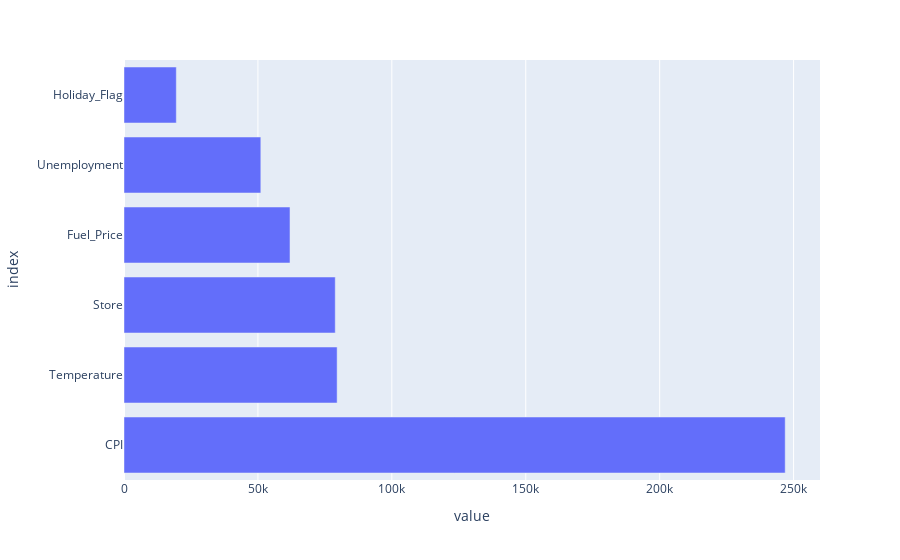

This figure's notebook cell:
### Code cell
coefs = pd.DataFrame(index = X_train.columns, data = model.coef_.transpose(), columns=["coefficients"])
feature_importance = abs(coefs).sort_values(by = 'coefficients',ascending=False)

fig = px.bar(feature_importance, orientation = 'h')
fig.update_layout(showlegend = False, 
                  margin = {'l': 120} # to avoid cropping of column names
                 )
fig.show()

### Figure 1 — Plotly figure (JSON) as saved in the notebook; plotly's stock layout.template omitted (floating-point values rounded to 4 significant figures)
{"data": [{"alignmentgroup": "True", "hovertemplate": "variable=coefficients<br>value=%{x}<br>index=%{y}<extra></extra>", "legendgroup": "coefficients", "marker": {"color": "#636efa", "pattern": {"shape": ""}}, "name": "coefficients", "offsetgroup": "coefficients", "orientation": "h", "showlegend": true, "textposition": "auto", "type": "bar", "x": [246900.0, 79580.0, 78870.0, 61980.0, 51080.0, 19530.0], "xaxis": "x", "y": ["CPI", "Temperature", "Store", "Fuel_Price", "Unemployment", "Holiday_Flag"], "yaxis": "y"}], "layout": {"barmode": "relative", "legend": {"title": {"text": "variable"}, "tracegroupgap": 0}, "margin": {"l": 120, "t": 60}, "showlegend": false, "xaxis": {"anchor": "y", "domain": [0, 1], "title": {"text": "value"}}, "yaxis": {"anchor": "x", "domain": [0, 1], "title": {"text": "index"}}}}
